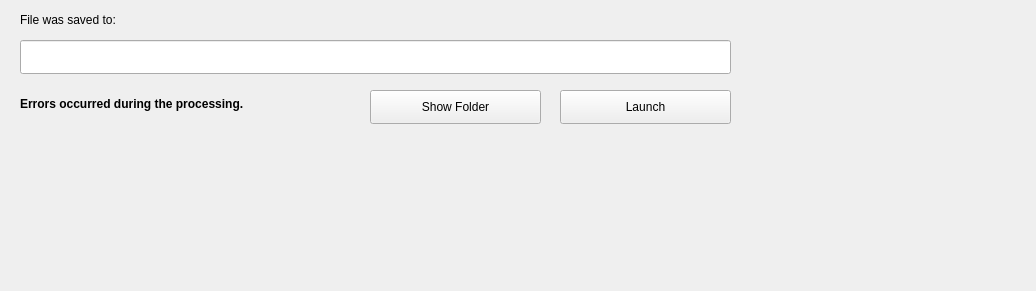
<?xml version="1.0" encoding="UTF-8"?>
<ui version="4.0">
 <class>muzeRaterResultWizardPage</class>
 <widget class="QWizardPage" name="muzeRaterResultWizardPage">
  <property name="geometry">
   <rect>
    <x>0</x>
    <y>0</y>
    <width>1036</width>
    <height>291</height>
   </rect>
  </property>
  <property name="windowTitle">
   <string>WizardPage</string>
  </property>
  <property name="title">
   <string>Results</string>
  </property>
  <property name="subTitle">
   <string>The processing has finished. The file can be launched by the operating system's default application or viewed in a file manager.</string>
  </property>
  <widget class="QPushButton" name="launchOutputFilePushButton">
   <property name="geometry">
    <rect>
     <x>560</x>
     <y>90</y>
     <width>171</width>
     <height>34</height>
    </rect>
   </property>
   <property name="autoFillBackground">
    <bool>false</bool>
   </property>
   <property name="text">
    <string>Launch</string>
   </property>
  </widget>
  <widget class="QPushButton" name="showOutputFolderPushButton">
   <property name="geometry">
    <rect>
     <x>370</x>
     <y>90</y>
     <width>171</width>
     <height>34</height>
    </rect>
   </property>
   <property name="text">
    <string>Show Folder</string>
   </property>
  </widget>
  <widget class="QLineEdit" name="outputFilePathLineEdit">
   <property name="geometry">
    <rect>
     <x>20</x>
     <y>40</y>
     <width>711</width>
     <height>34</height>
    </rect>
   </property>
   <property name="focusPolicy">
    <enum>Qt::ClickFocus</enum>
   </property>
   <property name="readOnly">
    <bool>true</bool>
   </property>
  </widget>
  <widget class="QLabel" name="outputFilePathLabel">
   <property name="geometry">
    <rect>
     <x>20</x>
     <y>10</y>
     <width>711</width>
     <height>19</height>
    </rect>
   </property>
   <property name="text">
    <string>File was saved to:</string>
   </property>
  </widget>
  <widget class="QLabel" name="hasErrorLabel">
   <property name="geometry">
    <rect>
     <x>20</x>
     <y>94</y>
     <width>341</width>
     <height>19</height>
    </rect>
   </property>
   <property name="font">
    <font>
     <bold>true</bold>
    </font>
   </property>
   <property name="text">
    <string>Errors occurred during the processing.</string>
   </property>
  </widget>
 </widget>
 <tabstops>
  <tabstop>showOutputFolderPushButton</tabstop>
  <tabstop>launchOutputFilePushButton</tabstop>
  <tabstop>outputFilePathLineEdit</tabstop>
 </tabstops>
 <resources/>
 <connections/>
</ui>
